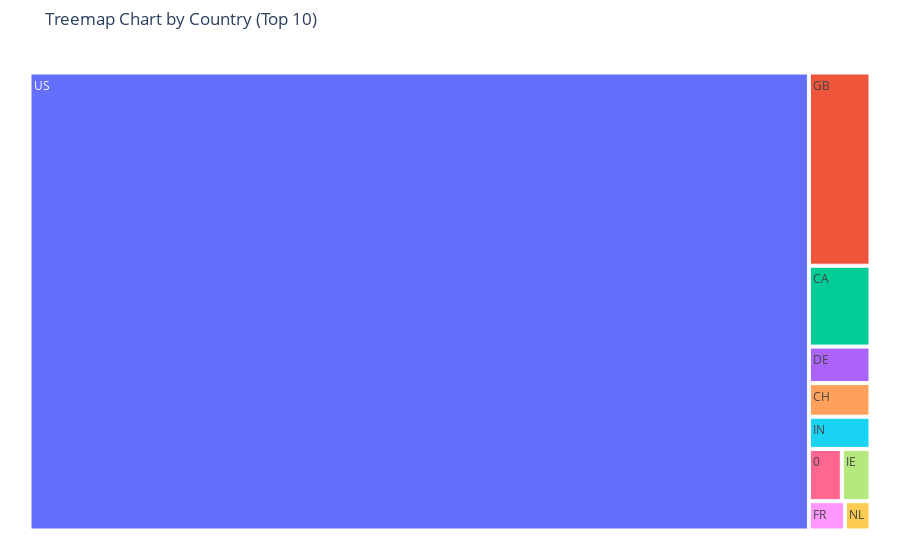

Here is the notebook cell this chart was saved with:
### Markdown cell above
#### What are the most top 10 country names per jobs posting?

### Code cell
top_10_countries = jobs_2['country'].value_counts().head(10).index

# Filter the DataFrame to include only the top 10 countries
df_top_10_countries = jobs_2[jobs_2['country'].isin(top_10_countries)]

# Create a treemap chart based on the "country" column for the top 10 countries
fig = px.treemap(df_top_10_countries, path=['country'], 
                title="Treemap Chart by Country (Top 10)")

# Customize the layout
fig.update_layout(margin=dict(t=50, l=25, r=25, b=25), showlegend=True)

# Show the chart
fig.show()

### Figure 1 — Plotly figure (JSON) as saved in the notebook; plotly's stock layout.template omitted (floating-point values rounded to 4 significant figures)
{"data": [{"branchvalues": "total", "domain": {"x": [0, 1], "y": [0, 1]}, "hovertemplate": "labels=%{label}<br>count=%{value}<br>parent=%{parent}<br>id=%{id}<extra></extra>", "ids": ["0", "CA", "CH", "DE", "FR", "GB", "IE", "IN", "NL", "US"], "labels": ["0", "CA", "CH", "DE", "FR", "GB", "IE", "IN", "NL", "US"], "name": "", "parents": ["", "", "", "", "", "", "", "", "", ""], "type": "treemap", "values": [39, 113, 47, 51, 24, 270, 34, 45, 17, 8101]}], "layout": {"legend": {"tracegroupgap": 0}, "margin": {"b": 25, "l": 25, "r": 25, "t": 50}, "showlegend": true, "title": {"text": "Treemap Chart by Country (Top 10)"}}}
